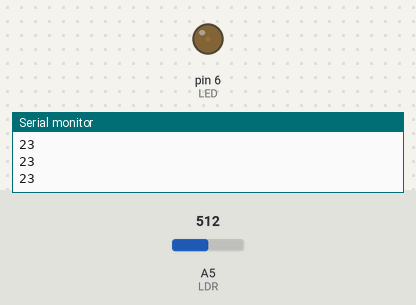
Recording of a sketch running on a simulated Arduino Uno, built with avr-gcc and run on an emulated ATmega328P. Shown: output pins drawn as LEDs (lit = HIGH), the last lines printed to the serial monitor. The test bench sets the inputs (shaded band); at power-on: A5 (LDR) = 512.

Above: at 1.2 s.
1.3 s: A5 (LDR) set to 716
At 2.2 s:
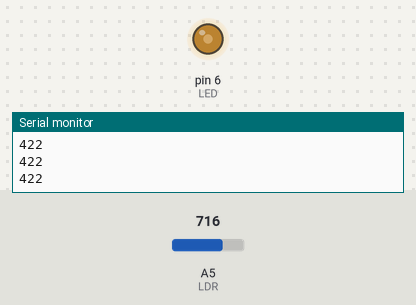
2.8 s: A5 (LDR) set to 900
At 3.5 s:
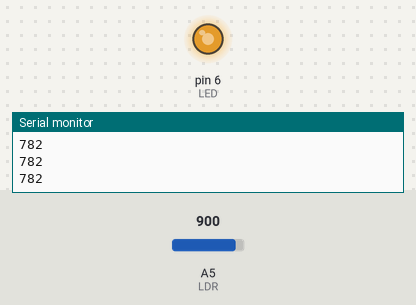
4.3 s: A5 (LDR) set to 306
At 4.9 s:
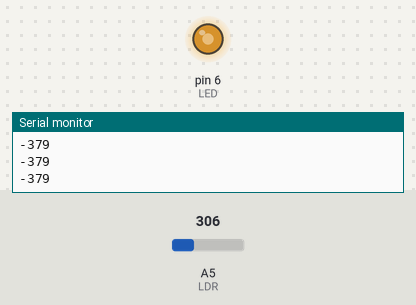
5.8 s: A5 (LDR) set to 511
At 6.2 s:
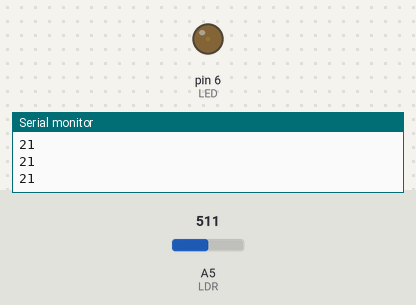
Timing chart, 0 to 8.3 s (numbered marks = the images above; inputs shaded):
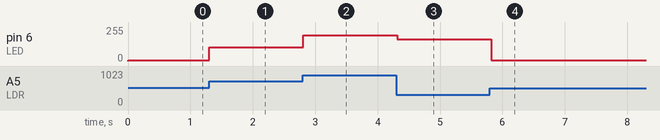

The sketch:

SerialArdProDyn_a.ino
```cpp
const int LED = 6;
const int LDR = 5;
int val = 0;
byte inByte = 0;

void setup()
{
  pinMode(LED, OUTPUT);
  Serial.begin(9600);
}

void loop()
{
  val = analogRead(LDR);
  val = map(val, 500, 1023, 0, 1023);
  Serial.println(val);
  analogWrite(LED, val/4);
  if (Serial.available() >0)
  {
    inByte = Serial.read();
  }
  delay(100);
}
```

Measured:
- after the input at 1.3 s, pin 6 (LED): 5/255 → 105/255 at once
- after the input at 2.8 s, pin 6 (LED): 105/255 → 195/255 at once
- after the input at 4.3 s, pin 6 (LED): 195/255 → 162/255 at once
- after the input at 5.8 s, pin 6 (LED): 162/255 → 5/255 at once
